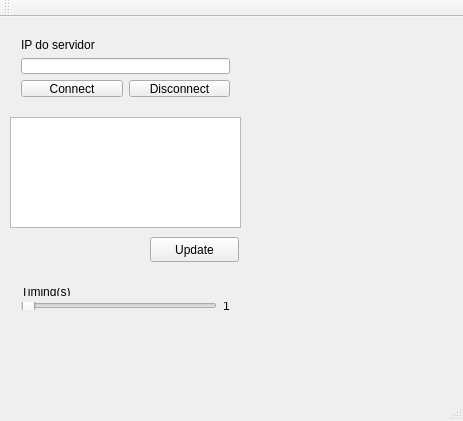
<?xml version="1.0" encoding="UTF-8"?>
<ui version="4.0">
 <class>MainWindow</class>
 <widget class="QMainWindow" name="MainWindow">
  <property name="geometry">
   <rect>
    <x>0</x>
    <y>0</y>
    <width>463</width>
    <height>421</height>
   </rect>
  </property>
  <property name="windowTitle">
   <string>MainWindow</string>
  </property>
  <widget class="QWidget" name="centralWidget">
   <widget class="QPushButton" name="pushButtonUpdate">
    <property name="geometry">
     <rect>
      <x>150</x>
      <y>220</y>
      <width>89</width>
      <height>25</height>
     </rect>
    </property>
    <property name="text">
     <string>Update</string>
    </property>
   </widget>
   <widget class="QListWidget" name="listWidgetIP">
    <property name="geometry">
     <rect>
      <x>10</x>
      <y>100</y>
      <width>231</width>
      <height>111</height>
     </rect>
    </property>
   </widget>
   <widget class="QWidget" name="">
    <property name="geometry">
     <rect>
      <x>10</x>
      <y>10</y>
      <width>231</width>
      <height>81</height>
     </rect>
    </property>
    <layout class="QGridLayout" name="gridLayout">
     <item row="0" column="0" colspan="2">
      <widget class="QLabel" name="label">
       <property name="text">
        <string>IP do servidor</string>
       </property>
      </widget>
     </item>
     <item row="2" column="0">
      <widget class="QPushButton" name="pushButtonConnect">
       <property name="text">
        <string>Connect</string>
       </property>
      </widget>
     </item>
     <item row="2" column="1">
      <widget class="QPushButton" name="pushButtonDisconnect">
       <property name="text">
        <string>Disconnect</string>
       </property>
      </widget>
     </item>
     <item row="1" column="0" colspan="2">
      <widget class="QLineEdit" name="lineEditIP"/>
     </item>
    </layout>
   </widget>
   <widget class="QWidget" name="">
    <property name="geometry">
     <rect>
      <x>10</x>
      <y>260</y>
      <width>231</width>
      <height>44</height>
     </rect>
    </property>
    <layout class="QVBoxLayout" name="verticalLayout">
     <item>
      <widget class="QLabel" name="label_2">
       <property name="text">
        <string>Timing(s)</string>
       </property>
      </widget>
     </item>
     <item>
      <layout class="QHBoxLayout" name="horizontalLayout">
       <item>
        <widget class="QSlider" name="horizontalSliderTiming">
         <property name="orientation">
          <enum>Qt::Horizontal</enum>
         </property>
        </widget>
       </item>
       <item>
        <widget class="QLabel" name="labelTiming">
         <property name="text">
          <string>1</string>
         </property>
        </widget>
       </item>
      </layout>
     </item>
    </layout>
   </widget>
   <widget class="QWidget" name="">
    <property name="geometry">
     <rect>
      <x>11</x>
      <y>331</y>
      <width>152</width>
      <height>19</height>
     </rect>
    </property>
    <layout class="QHBoxLayout" name="horizontalLayout_2">
     <item>
      <widget class="QLabel" name="label_3">
       <property name="text">
        <string>Status:</string>
       </property>
      </widget>
     </item>
     <item>
      <widget class="QLabel" name="labelStatus">
       <property name="text">
        <string>Desconectado</string>
       </property>
      </widget>
     </item>
    </layout>
   </widget>
  </widget>
  <widget class="QMenuBar" name="menuBar">
   <property name="geometry">
    <rect>
     <x>0</x>
     <y>0</y>
     <width>463</width>
     <height>22</height>
    </rect>
   </property>
  </widget>
  <widget class="QToolBar" name="mainToolBar">
   <attribute name="toolBarArea">
    <enum>TopToolBarArea</enum>
   </attribute>
   <attribute name="toolBarBreak">
    <bool>false</bool>
   </attribute>
  </widget>
  <widget class="QStatusBar" name="statusBar"/>
 </widget>
 <layoutdefault spacing="6" margin="11"/>
 <resources/>
 <connections/>
</ui>
